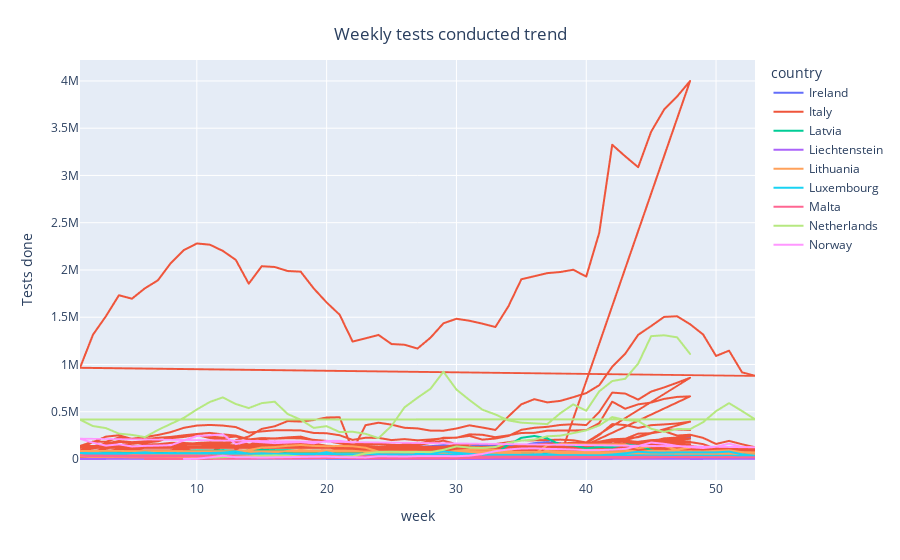

The notebook cell this image was saved under:
### Code cell
fig = px.line(eu_tests_df, x = 'week', y ='tests_done', color = 'country')
fig.update_layout(
    title={
            'text' : "Weekly tests conducted trend",
            'y':0.95,
            'x':0.5
        },
    xaxis_title="week",
    yaxis_title="Tests done"
)
fig.show()

### Figure 1 — Plotly figure (JSON) as saved in the notebook; plotly's stock layout.template omitted (floating-point values rounded to 4 significant figures; data arrays with more than 128 entries replaced by an {"elided": "..."} marker saying what was removed)
{"data": [{"hovertemplate": "country=Ireland<br>week=%{x}<br>tests_done=%{y}<extra></extra>", "legendgroup": "Ireland", "line": {"color": "#636efa", "dash": "solid"}, "marker": {"symbol": "circle"}, "mode": "lines", "name": "Ireland", "showlegend": true, "type": "scattergl", "x": [23, 24, 25, 26, 27, 28, 29, 30, 31, 32, 33, 34, 35, 36, 37, 38, 39, 40, 41, 42, 43, 44, 45, 46, 47, 48], "xaxis": "x", "y": [101364, 101885, 109282, 121312, 129475, 135727, 145093, 133290, 135107, 146291, 142332, 139916, 143183, 167265, 179067, 167876, 138962, 140389, 153303, 160630, 158163, 182561, 198085, 209221, 221934, 228558], "yaxis": "y"}, {"hovertemplate": "country=Italy<br>week=%{x}<br>tests_done=%{y}<extra></extra>", "legendgroup": "Italy", "line": {"color": "#EF553B", "dash": "solid"}, "marker": {"symbol": "circle"}, "mode": "lines", "name": "Italy", "showlegend": true, "type": "scattergl", "x": {"elided": "1434 int values"}, "xaxis": "x", "y": {"elided": "1434 int values"}, "yaxis": "y"}, {"hovertemplate": "country=Latvia<br>week=%{x}<br>tests_done=%{y}<extra></extra>", "legendgroup": "Latvia", "line": {"color": "#00cc96", "dash": "solid"}, "marker": {"symbol": "circle"}, "mode": "lines", "name": "Latvia", "showlegend": true, "type": "scattergl", "x": [7, 8, 9, 10, 11, 12, 13, 14, 15, 16, 17, 18, 19, 20, 21, 22, 23, 24, 25, 26, 27, 28, 29, 30, 31, 32, 33, 34, 35, 36, 37, 38, 39, 40, 41, 42, 43, 49, 50, 51, 52, 53, 1, 2, 3, 4, 5, 6, 7, 8, 9, 10, 11, 12, 13, 14, 15, 16, 17, 18, 19, 20, 21, 22, 23, 24, 25, 26, 27, 28, 29, 30, 31, 32, 33, 34, 35, 36, 37, 38, 39, 40, 41, 42, 43, 44, 45, 46, 47, 48], "xaxis": "x", "y": [4, 6, 116, 217, 1010, 5220, 7232, 6875, 7534, 7667, 11736, 16628, 12347, 11813, 10644, 10022, 8589, 9790, 10411, 10055, 9011, 11121, 11981, 10142, 10240, 12224, 12102, 11841, 13232, 13549, 14409, 16575, 15590, 23997, 27014, 29128, 33024, 50199, 56133, 57792, 50477, 52364, 75846, 72045, 70101, 66460, 69114, 68325, 66173, 70477, 81179, 90921, 87652, 93396, 82274, 96251, 96358, 93353, 92820, 91795, 90049, 88179, 76839, 65786, 64067, 56884, 35184, 57252, 48727, 50636, 50195, 52278, 52157, 55303, 58726, 149942, 223982, 243536, 217695, 152631, 142396, 113229, 126549, 122608, 155518, 140287, 94664, 59258, 67886, 65050], "yaxis": "y"}, {"hovertemplate": "country=Liechtenstein<br>week=%{x}<br>tests_done=%{y}<extra></extra>", "legendgroup": "Liechtenstein", "line": {"color": "#ab63fa", "dash": "solid"}, "marker": {"symbol": "circle"}, "mode": "lines", "name": "Liechtenstein", "showlegend": true, "type": "scattergl", "x": [20, 21, 22, 23, 24, 25, 26, 27, 28, 29, 30, 31, 32, 33, 34, 35, 36, 37, 38, 39, 40, 41, 42, 43, 44, 45, 46, 47, 48, 49, 50, 51, 52, 53, 1, 2, 3, 4, 5, 6, 7, 8, 9, 10, 11, 12, 13, 14, 15, 16, 17, 18, 19, 20, 21, 22, 23, 24, 25, 26, 27, 28, 29, 30, 31, 32, 33, 34, 35, 36, 37, 38, 39, 40, 41, 42, 43, 44, 45, 46, 47, 48], "xaxis": "x", "y": [52, 258, 351, 315, 257, 341, 152, 414, 168, 334, 148, 287, 183, 379, 307, 538, 670, 738, 580, 685, 443, 527, 564, 1181, 937, 1068, 825, 879, 796, 789, 875, 1279, 1287, 909, 819, 730, 783, 867, 748, 883, 711, 809, 812, 888, 1071, 1117, 1702, 1506, 1412, 1420, 1494, 1298, 1288, 1504, 1190, 1499, 982, 860, 1027, 1241, 1363, 1356, 1401, 1003, 814, 891, 910, 1089, 1290, 1358, 1487, 1459, 1248, 1087, 948, 1194, 1068, 712, 1080, 1963, 2076, 1759], "yaxis": "y"}, {"hovertemplate": "country=Lithuania<br>week=%{x}<br>tests_done=%{y}<extra></extra>", "legendgroup": "Lithuania", "line": {"color": "#FFA15A", "dash": "solid"}, "marker": {"symbol": "circle"}, "mode": "lines", "name": "Lithuania", "showlegend": true, "type": "scattergl", "x": {"elided": "210 int values"}, "xaxis": "x", "y": {"elided": "210 int values"}, "yaxis": "y"}, {"hovertemplate": "country=Luxembourg<br>week=%{x}<br>tests_done=%{y}<extra></extra>", "legendgroup": "Luxembourg", "line": {"color": "#19d3f3", "dash": "solid"}, "marker": {"symbol": "circle"}, "mode": "lines", "name": "Luxembourg", "showlegend": true, "type": "scattergl", "x": [9, 10, 11, 12, 13, 14, 15, 16, 17, 18, 19, 20, 21, 22, 23, 24, 25, 26, 27, 28, 29, 30, 31, 32, 33, 34, 35, 36, 37, 38, 39, 40, 41, 42, 43, 44, 45, 46, 47, 48, 49, 50, 51, 52, 53, 1, 2, 3, 4, 5, 6, 7, 8, 9, 10, 11, 12, 13, 14, 15, 16, 17, 18, 19, 20, 21, 22, 23, 24, 25, 26, 27, 28, 29, 30, 31, 32, 33, 34, 35, 36, 37, 38, 39, 40, 41, 42, 43, 44, 45, 46, 47, 48], "xaxis": "x", "y": [17, 24, 534, 4171, 9664, 7119, 5072, 5007, 5660, 8652, 7316, 7372, 6859, 9891, 10621, 23343, 34718, 28736, 56841, 59222, 79295, 65438, 54434, 43043, 32766, 36796, 37837, 47840, 50873, 40511, 36760, 38523, 39462, 47336, 60469, 76647, 68492, 67705, 69662, 69532, 69941, 70276, 78255, 49873, 33945, 63187, 51279, 44412, 51321, 61386, 70268, 60251, 63445, 60574, 62517, 63501, 67052, 79883, 54615, 60353, 53986, 50899, 53418, 49715, 72120, 44490, 47273, 45745, 46380, 39181, 35372, 43284, 49872, 43736, 46244, 36024, 29243, 28107, 27349, 29057, 29633, 28992, 13131, 14615, 15544, 16481, 16736, 20631, 17316, 18904, 23542, 27439, 30268], "yaxis": "y"}, {"hovertemplate": "country=Malta<br>week=%{x}<br>tests_done=%{y}<extra></extra>", "legendgroup": "Malta", "line": {"color": "#FF6692", "dash": "solid"}, "marker": {"symbol": "circle"}, "mode": "lines", "name": "Malta", "showlegend": true, "type": "scattergl", "x": [6, 8, 9, 10, 11, 12, 13, 14, 15, 16, 17, 18, 19, 20, 21, 22, 23, 24, 25, 26, 27, 28, 29, 30, 31, 32, 33, 34, 35, 36, 37, 38, 39, 40, 41, 42, 43, 44, 45, 46, 47, 48, 49, 50, 51, 52, 53, 1, 2, 3, 4, 5, 6, 7, 8, 9, 10, 11, 12, 13, 14, 15, 16, 17, 18, 19, 20, 21, 22, 23, 24, 25, 26, 27, 28, 29, 30, 31, 32, 33, 34, 35, 36, 37, 38, 39, 40, 41, 42, 43, 44, 45, 46, 47, 48], "xaxis": "x", "y": [1, 1, 154, 269, 918, 1564, 3084, 4618, 6583, 6924, 4505, 7474, 7596, 9100, 10103, 8299, 6131, 6941, 5877, 5870, 5790, 5228, 6198, 7174, 10605, 11781, 15548, 16537, 15123, 13184, 13249, 16205, 16425, 15974, 16465, 18231, 20389, 22566, 24577, 22095, 21070, 20700, 20580, 18821, 21111, 17540, 18197, 36983, 29226, 27973, 26440, 24975, 23970, 24897, 26729, 27502, 29823, 22513, 18342, 14788, 15165, 13418, 12742, 13371, 13711, 14496, 14083, 15116, 15422, 10781, 10817, 12639, 11490, 12599, 16316, 18958, 18388, 16770, 16997, 15781, 15045, 16719, 14406, 15405, 12643, 14741, 14563, 14261, 15388, 12299, 16037, 16815, 19602, 21799, 24123], "yaxis": "y"}, {"hovertemplate": "country=Netherlands<br>week=%{x}<br>tests_done=%{y}<extra></extra>", "legendgroup": "Netherlands", "line": {"color": "#B6E880", "dash": "solid"}, "marker": {"symbol": "circle"}, "mode": "lines", "name": "Netherlands", "showlegend": true, "type": "scattergl", "x": [11, 12, 13, 14, 15, 16, 17, 18, 19, 20, 21, 22, 23, 24, 25, 26, 27, 28, 29, 30, 31, 32, 33, 34, 35, 36, 37, 38, 39, 40, 41, 42, 43, 44, 45, 46, 47, 48, 49, 50, 51, 52, 53, 1, 2, 3, 4, 5, 6, 7, 8, 9, 10, 11, 12, 13, 14, 15, 16, 17, 18, 19, 20, 21, 22, 23, 24, 25, 26, 27, 28, 29, 30, 31, 32, 33, 34, 35, 36, 37, 38, 39, 40, 41, 42, 43, 44, 45, 46, 47, 48], "xaxis": "x", "y": [13941, 18995, 23106, 28138, 36188, 37895, 36307, 25068, 26136, 26259, 24121, 29423, 58234, 73497, 76659, 72987, 74780, 72293, 97422, 133098, 121158, 117550, 126687, 170998, 194927, 204888, 240135, 247093, 274043, 302762, 355314, 443788, 412572, 402326, 319814, 286406, 317306, 315809, 388966, 506454, 591153, 507306, 420037, 417356, 348737, 326631, 268261, 255184, 231806, 306615, 372114, 435282, 523973, 603437, 651854, 582116, 538811, 591209, 606231, 475737, 415671, 329353, 347165, 285167, 288526, 266144, 221364, 350586, 546524, 647942, 742626, 923166, 734714, 624234, 521442, 471161, 408108, 384428, 376974, 369246, 484266, 578003, 509657, 715842, 824710, 848839, 1008821, 1299900, 1308951, 1287340, 1111394], "yaxis": "y"}, {"hovertemplate": "country=Norway<br>week=%{x}<br>tests_done=%{y}<extra></extra>", "legendgroup": "Norway", "line": {"color": "#FF97FF", "dash": "solid"}, "marker": {"symbol": "circle"}, "mode": "lines", "name": "Norway", "showlegend": true, "type": "scattergl", "x": [9, 10, 11, 12, 13, 14, 15, 16, 17, 18, 19, 20, 21, 22, 23, 24, 25, 26, 27, 28, 29, 30, 31, 32, 33, 34, 35, 36, 37, 38, 39, 40, 41, 42, 43, 44, 45, 46, 47, 48, 49, 50, 51, 52, 53, 1, 2, 3, 4, 5, 6, 7, 8, 9, 10, 11, 12, 13, 14, 15, 16, 17, 18, 19, 20, 21, 22], "xaxis": "x", "y": [1251, 2740, 17727, 34400, 18886, 18415, 15142, 17720, 20000, 21820, 24026, 24876, 20328, 18447, 16204, 29211, 28072, 26065, 30150, 30920, 29974, 29264, 35423, 52737, 82816, 101086, 110747, 112890, 107002, 104457, 100042, 93394, 94292, 98194, 107671, 136893, 174146, 160859, 138525, 125352, 116303, 129566, 161939, 127380, 123880, 213907, 172393, 141411, 155460, 132158, 139299, 141999, 146116, 195274, 243446, 250396, 260445, 158255, 186253, 177403, 168000, 173471, 178527, 165966, 190341, 191992, 173972], "yaxis": "y"}], "layout": {"legend": {"title": {"text": "country"}, "tracegroupgap": 0}, "margin": {"t": 60}, "title": {"text": "Weekly tests conducted trend", "x": 0.5, "y": 0.95}, "xaxis": {"anchor": "y", "domain": [0, 1], "title": {"text": "week"}}, "yaxis": {"anchor": "x", "domain": [0, 1], "title": {"text": "Tests done"}}}}
